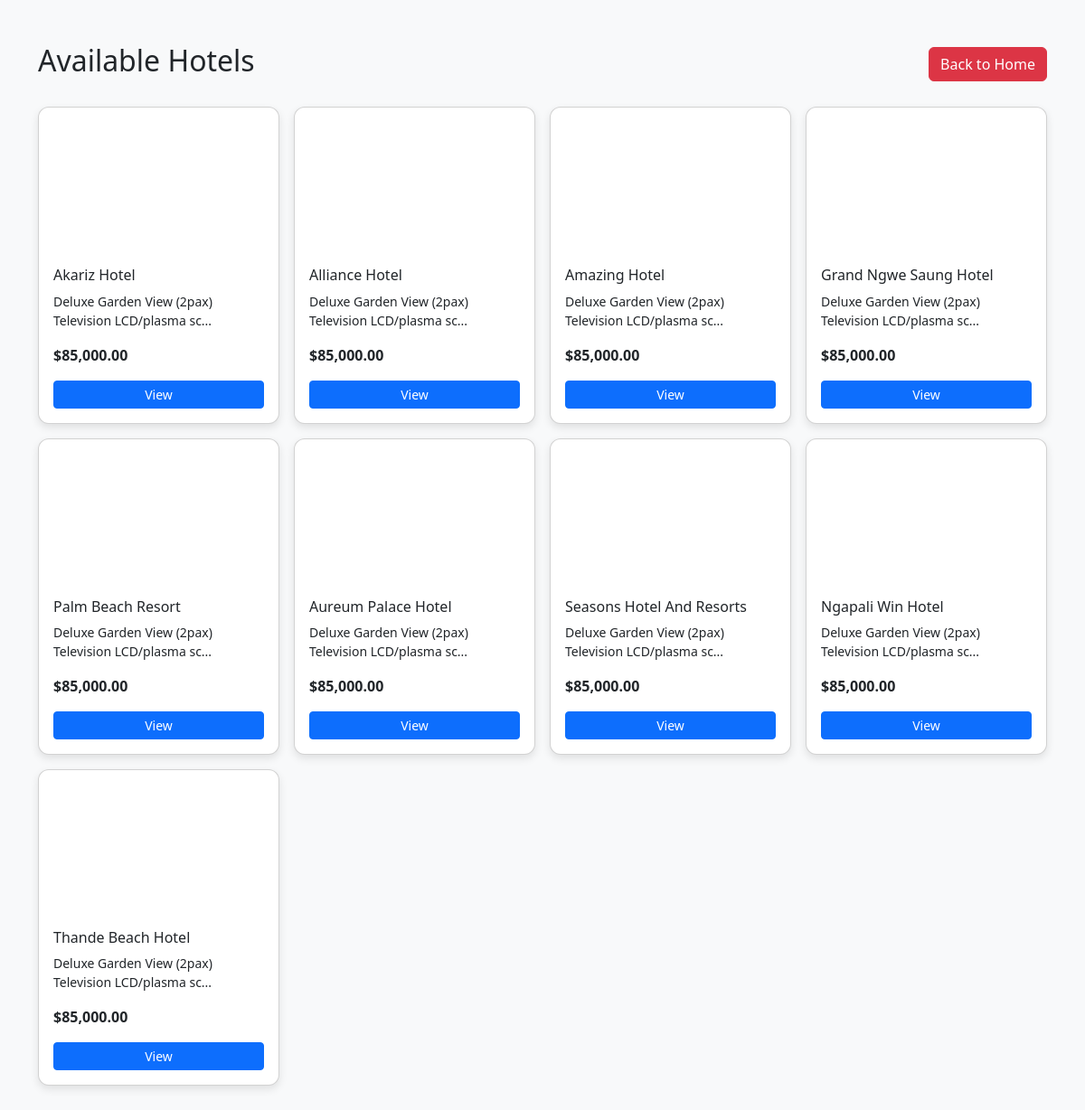
Page /user/hotels.php (signed in) on the committed database.
### tables this page shows
CREATE TABLE `hotels` (
  `id` int(11) NOT NULL,
  `name` varchar(255) NOT NULL,
  `description` text NOT NULL,
  `image` varchar(255) NOT NULL,
  `price` decimal(10,2) NOT NULL,
  `created_at` timestamp NOT NULL DEFAULT current_timestamp(),
  `location_embed` text DEFAULT NULL
);

### user/hotels.php (the view, shortened to what this page needs)
<?php
include('../includes/db.php');
$sql = "SELECT * FROM hotels";
$result = $conn->query($sql);
?>
<!DOCTYPE html>
<html lang="en">
<head>
    <link href="https://cdn.jsdelivr.net/npm/bootstrap@5.3.0/dist/css/bootstrap.min.css" rel="stylesheet">
</head>
<body>
<main class="container py-5">
    <div class="d-flex justify-content-between align-items-center mb-4">
        <h2>Available Hotels</h2>
        <a href="../index.php" class="btn btn-danger">Back to Home</a>
    </div>
    <div class="row g-3">
        <?php while ($hotel = $result->fetch_assoc()): ?>
            <div class="col-sm-6 col-md-4 col-lg-3">
                <div class="card hotel-card h-100">
                    <div id="carouselHotel<?= $hotel['id'] ?>" class="carousel slide" data-bs-ride="carousel">
                        <div class="carousel-inner" style="height: 160px;">
                        </div>
                    </div>
                    <div class="card-body d-flex flex-column">
                        <h6 class="card-title"><?= htmlspecialchars($hotel['name']) ?></h6>
                        <p class="card-text small"><?= htmlspecialchars(substr($hotel['description'], 0, 50)) ?>...</p>
                        <p class="card-text"><strong>$<?= number_format($hotel['price'], 2) ?></strong></p>
                        <?php if (isset($_SESSION['user_id'])): ?>
                            <a href="hotel_details.php?hotel_id=<?= $hotel['id'] ?>" class="btn btn-sm btn-primary mt-auto">View</a>
                        <?php else: ?>
                            <a href="../auth/login.php" class="btn btn-sm btn-outline-secondary mt-auto">Login</a>
                        <?php endif; ?>
                    </div>
                </div>
            </div>
        <?php endwhile; ?>
    </div>
</main>
</body>
</html>

### user/hotels.php (style rules this page uses)
body { background-color: #f8f9fa; }
.hotel-card { border-radius: 12px; box-shadow: 0 4px 10px rgba(0,0,0,0.1); transition: transform 0.3s; }

### rows in the picture
hotels: name "Akariz Hotel", description "Deluxe Garden View (2pax) Television LCD/plasma sc", price "85,000.00"
hotels: name "Alliance Hotel", description "Deluxe Garden View (2pax) Television LCD/plasma sc", price "85,000.00"
hotels: name "Amazing Hotel", description "Deluxe Garden View (2pax) Television LCD/plasma sc", price "85,000.00"
hotels: name "Grand Ngwe Saung Hotel", description "Deluxe Garden View (2pax) Television LCD/plasma sc", price "85,000.00"
hotels: name "Palm Beach Resort", description "Deluxe Garden View (2pax) Television LCD/plasma sc", price "85,000.00"
hotels: name "Aureum Palace Hotel", description "Deluxe Garden View (2pax) Television LCD/plasma sc", price "85,000.00"
hotels: name "Seasons Hotel And Resorts", description "Deluxe Garden View (2pax) Television LCD/plasma sc", price "85,000.00"
hotels: name "Ngapali Win Hotel", description "Deluxe Garden View (2pax) Television LCD/plasma sc", price "85,000.00"
hotels: name "Thande Beach Hotel", description "Deluxe Garden View (2pax) Television LCD/plasma sc", price "85,000.00"
